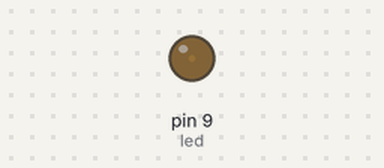
Bench run of a sketch on a simulated Arduino Uno, built with avr-gcc and run on an emulated ATmega328P. Shown: output pins drawn as LEDs (lit = HIGH).

Above: at 0.05 s.
At 0.65 s:
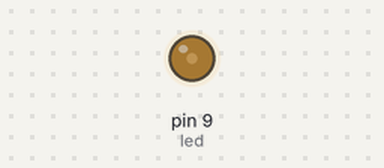
At 1.3 s:
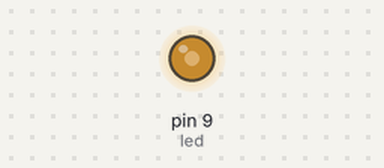
At 2.55 s:
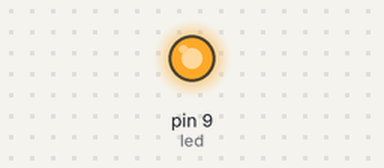
Timing chart, 0 to 6.5 s (numbered marks = the images above):
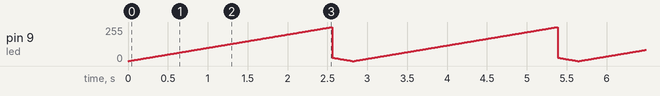

The sketch:

Led_analog.ino
```cpp
const int led = 9;
void setup() {

  pinMode(led, OUTPUT);
}

void loop() {
  for(int i=0; i<256; i++){
    analogWrite(led, i);
    delay(10);
  }
  for(int i=25; i>=0; i--){
    analogWrite(led, i);
    delay(10);
  }

}
```
